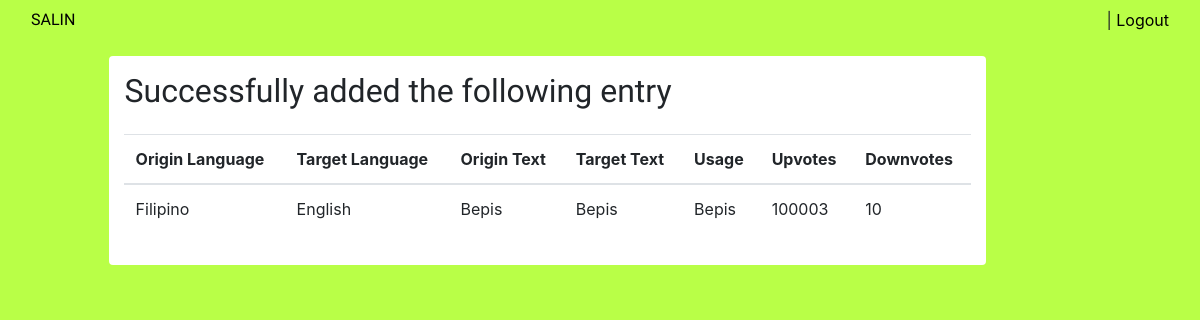
The page /translation/17/ on the database as committed earlier.
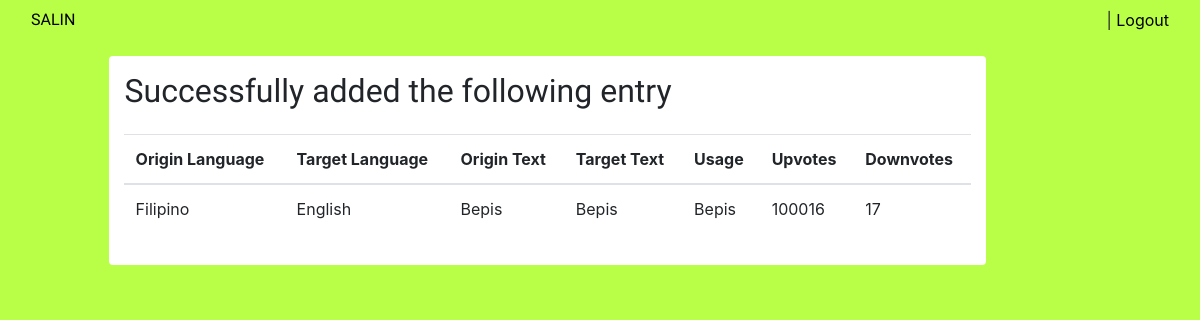
The same page on the database as committed later.
### translation/models.py (models this page shows)
class Translation(models.Model):
	origin_language = models. CharField(max_length = 250, default='Filipino')
	target_language = models. CharField(max_length = 250, default='English')
	origin_text = models. CharField(max_length = 250, default='')
	target_text = models. CharField(max_length = 250, default='')
	context_examples = models. CharField(max_length = 500, default='')
	upvotes = models.IntegerField(default=0)
	downvotes = models.IntegerField(default=0)

### translation/views.py (the view)
# urls.py: url(r'^', include('translation.urls')),
def translation(request, id=id):
    translation = Translation.objects.get(id=id)
    return render(request, 'translation/translation.html', {'translation': translation})

### translation/templates/translation/translation.html
{% extends 'base.html'%}
{% block content %}
<div class='container-fluid scrollable'>
    <div class='row salin-green navbar'>
        <div class='col capriola text-dark'>
        <a href="{% url 'home' %}"> SALIN</a>
        </div>
        <div class='col text-right'>
            <p class='mb-0'>
            <a href="{% url 'dashboard' %}">{{ user.username }}</a> |
            <a href="{% url 'logout' %}">Logout</a>
            </p>
        </div>
    </div>
    <div class='container bg-white off-center-container-list rounded mt-3 mr-6 mb-4 pb-3 pt-3'>
        <div class='row pl-3 mb-3 quicksand'>
            <h2>
                Successfully added the following entry
            </h2>
        </div>
        <table class='table table striped'>
            <thead class=''>
            <tr>
                <th>Origin Language</th>
                <th>Target Language</th>
                <th>Origin Text</th>
                <th>Target Text</th>
                <th>Usage</th>
                <th>Upvotes</th>
                <th>Downvotes</th>
            </tr>
            </thead>
            <tbody>
                <tr>
                    <td> {{ translation.origin_language }} </td>
                    <td> {{ translation.target_language }} </td>
                    <td> {{ translation.origin_text }} </td>
                    <td> {{ translation.target_text }} </td>
                    <td> {{ translation.context_examples }} </td>
                    <td> {{ translation.upvotes }} </td>
                    <td> {{ translation.downvotes }} </td>
                </tr>
            </tbody>
        </table>
    </div>
</div>
{% endblock %}

Rows that differ between the two databases and show on the page:
changed Translation "Filipino": upvotes "100003" → "100016"; downvotes "10" → "17"
